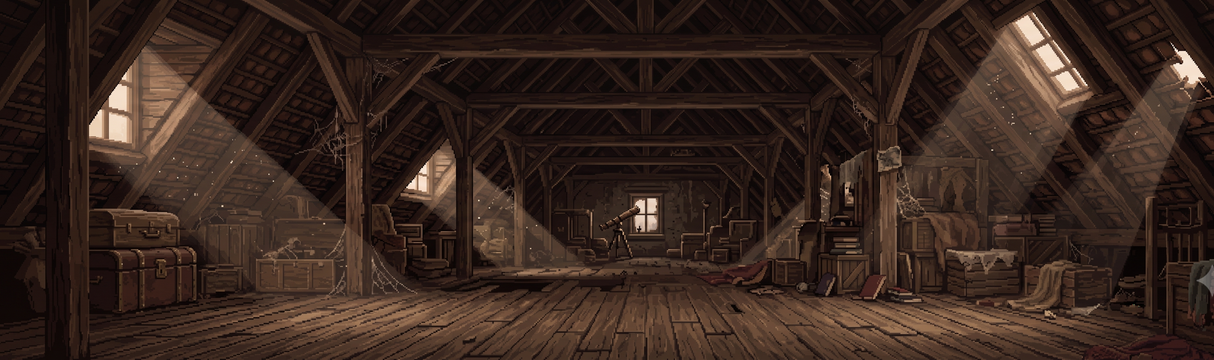
#> input picture experimental/unwritten/assets/bg/01.png, 1214 x 360 px, found by its file name; its folder holds 5 pictures in this run
$ python process_assets.py
#> lines starting #> are read from the running program, lines starting #| are printed output that depends on the picture
# UNWRITTEN asset pipeline: originals -> game-ready files.
# - backs up originals to assets/src/
# - bgs: crop right 6% (watermark), scale to h=360
# - ui: crop right 5%, scale to 1280x720; finale goes to assets/bg/finale.png
# - novelist sheet: auto-slice frames on magenta, pre-key alpha, scale to h=36
# - tile sheets: slice top-row texture cells -> 32x32 ground/fill/plat/water
import os, shutil
from PIL import Image, ImageChops

ROOT = r'C:\Users\danie\Projects\unwrittenGame01'
os.chdir(ROOT)
SRC = 'assets/src'
os.makedirs(SRC, exist_ok=True)

def backup(path):
    dst = os.path.join(SRC, os.path.basename(path))
    if not os.path.exists(dst):
        shutil.copy2(path, dst)
    return dst

# ---------- backgrounds ----------
for n in range(1, 11):
    p = f'assets/bg/{n:02d}.png'
    src = backup(p)
    im = Image.open(src).convert('RGB')
#> im is the input picture: PIL image 1214x360 RGB; mean R, G, B 55.6, 38.2, 30.4
    w, h = im.size
#> w = 1214; h = 360
    im = im.crop((0, 0, int(w * 0.94), h))
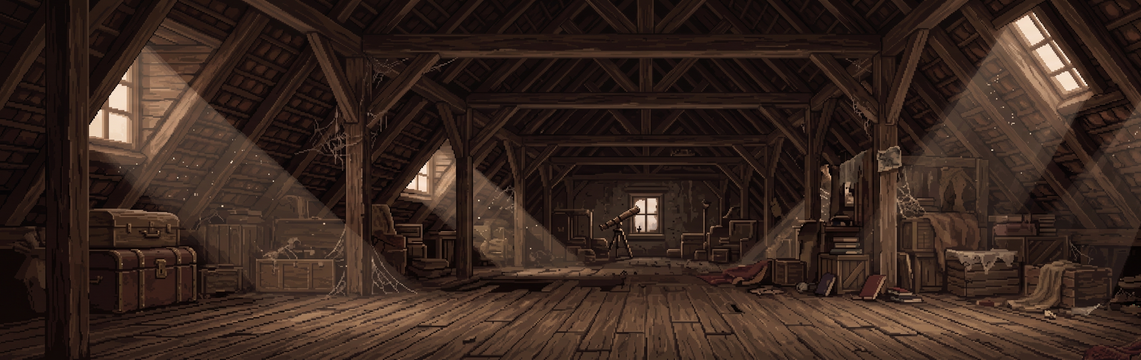
#> im: PIL image 1141x360 RGB; mean R, G, B 55.9, 38.4, 30.6
    s = 360 / im.height
#> s = 1
    im = im.resize((round(im.width * s), 360), Image.LANCZOS)
    im.save(p, optimize=True)
    print('bg', n, im.size)
#| bg 1 (1141, 360)
#> pass 2 of the loop `for n in range(1, 11):`:
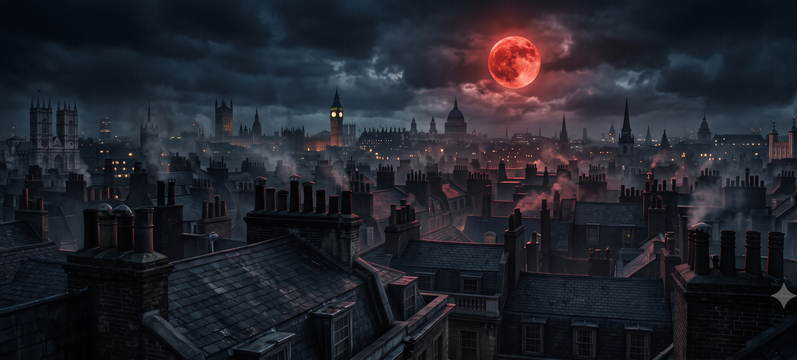
#> input picture experimental/unwritten/assets/bg/02.png, 797 x 360 px, found by its file name
#> im is the input picture: PIL image 797x360 RGB; mean R, G, B 33.9, 35.3, 43.3
#> `im = im.crop((0, 0, int(w * 0.94), h))`:
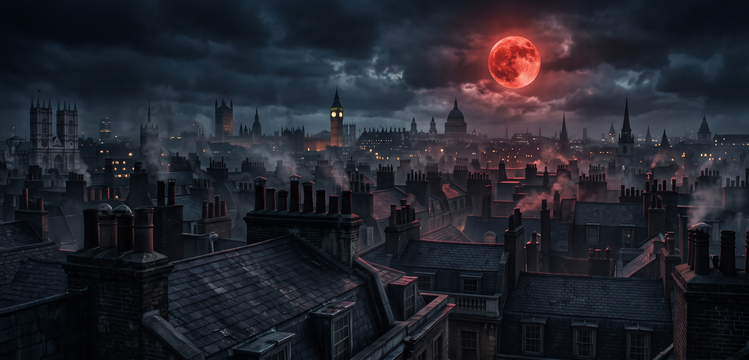
#> im: PIL image 749x360 RGB; mean R, G, B 34.6, 35.7, 43.7
#| bg 2 (749, 360)
#> pass 3 of the loop `for n in range(1, 11):`:
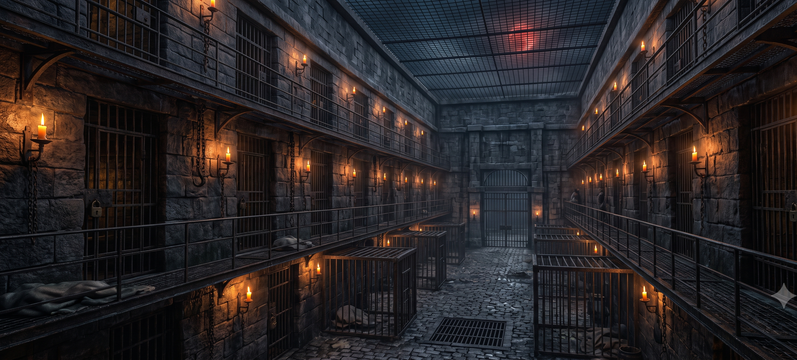
#> input picture experimental/unwritten/assets/bg/03.png, 797 x 360 px, found by its file name
#> im is the input picture: PIL image 797x360 RGB; mean R, G, B 40.9, 35.9, 37.4
#> `im = im.crop((0, 0, int(w * 0.94), h))`:
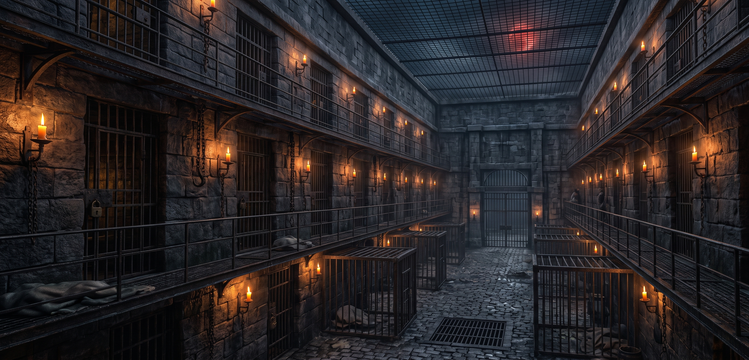
#> im: PIL image 749x360 RGB; mean R, G, B 42, 37.1, 38.7
#| bg 3 (749, 360)
#> (the run stopped early here; a loop or call above may not have finished)
